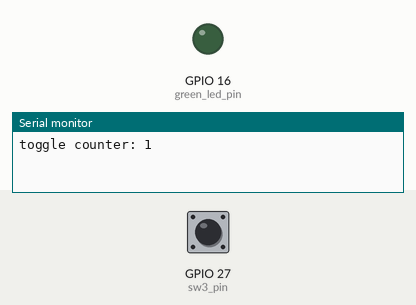
Recording of a sketch running on a simulated ESP32. On the bench: output pins drawn as LEDs (lit = HIGH), the last lines printed to the serial monitor. The test bench sets the inputs (shaded band); at power-on: GPIO 27 (sw3_pin) HIGH.

Above: at 1.2 s.
1.3 s: GPIO 27 (sw3_pin) pulled LOW for 0.15 s
At 1.37 s:
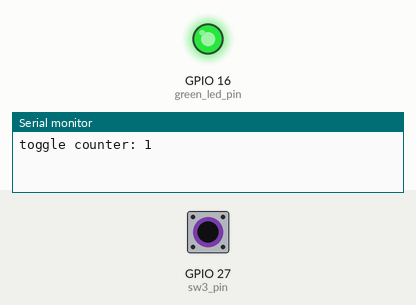
2.9 s: GPIO 27 (sw3_pin) pulled LOW for 3.2 s
At 7.4 s:
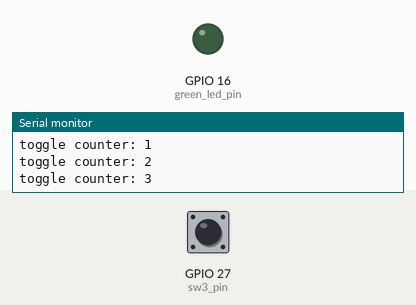
Timing chart, 0 to 8.9 s (numbered marks = the images above; inputs shaded):
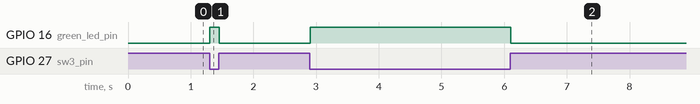

Measured:
- after the input at 1.3 s, GPIO 16 (green_led_pin): LOW → HIGH at once, → LOW 0.15 s later
- after the input at 2.9 s, GPIO 16 (green_led_pin): LOW → HIGH at once, → LOW 3.2 s later

The sketch:

Toggle.ino
```cpp
const int green_led_pin = 16;
const int sw3_pin = 27;
int counter = 0;
int sw3_previous_state = 0;
int sw3_state = 0;

void setup() {
  Serial.begin(9600);
  pinMode(sw3_pin,INPUT_PULLUP);
  pinMode(green_led_pin,OUTPUT);
}

void loop() {
  sw3_state = digitalRead(sw3_pin);
  digitalWrite(green_led_pin,!sw3_state);
  if (sw3_previous_state == 0 && sw3_state == 1)
  {
    sw3_previous_state = 1;
    counter++;
    Serial.print("toggle counter: ");
    Serial.println(counter);
  }
  else if (sw3_previous_state ==1 && sw3_state == 0)
  {
    sw3_previous_state = 0;
  }
  delay(10);
}
```
